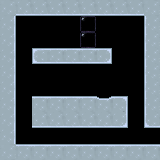

Rendered tile map (Tiled .tmx) drawn with the repository's tilesets; below, a short description and the full map source, tile grids included:
An orthogonal 10x10 tile map with 16x16 px tiles, 1 tile layer (Tile Layer 1) and 5 objects (2x block, player_spawn, door, button).

<map version="1.10" tiledversion="1.10.2" orientation="orthogonal" renderorder="right-down" width="10" height="10" tilewidth="16" tileheight="16" infinite="0" nextlayerid="4" nextobjectid="10">
 <tileset firstgid="1" source="tiles.tsx" />
 <layer id="1" name="Tile Layer 1" width="10" height="10">
  <data encoding="csv">
9,15,15,15,15,15,15,15,15,9,
10,0,0,0,0,1,0,0,0,8,
10,0,0,0,0,1,0,0,0,8,
10,0,20,21,21,21,22,0,0,8,
10,0,0,0,0,0,0,0,0,8,
10,0,0,0,0,0,0,0,0,8,
10,0,3,3,3,3,19,4,0,8,
10,0,15,15,15,15,15,16,0,14,
10,0,0,0,0,0,0,0,0,0,
9,3,3,3,3,3,3,3,3,3
</data>
 </layer>
 <objectgroup id="2" name="Object Layer 1">
  <object id="1" name="Block" type="block" gid="7" x="49.8278" y="78.2732" width="12.4729" height="12.4729" />
  <object id="5" name="Player Spawn" type="player_spawn" x="56.2898" y="43.5287">
   <point />
  </object>
  <object id="7" name="Door" type="door" gid="24" x="144" y="144" width="16" height="16">
   <properties>
    <property name="onTrigger" value="open" />
   </properties>
  </object>
  <object id="8" name="Button" type="button" gid="12" x="96" y="96" width="16" height="16">
   <properties>
    <property name="onImage" type="int" value="17" />
    <property name="trigger" type="object" value="7" />
   </properties>
  </object>
  <object id="9" name="Block" type="block" gid="7" x="112.405" y="95.3969" width="12.4729" height="12.4729" />
 </objectgroup>
</map>
